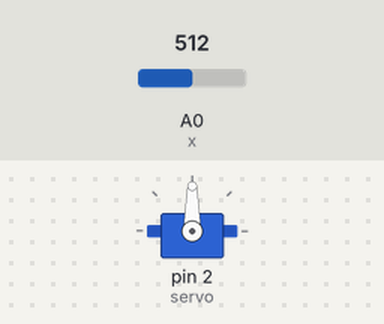
Simulated run of this sketch. Board: Arduino Uno, built with avr-gcc and run on an emulated ATmega328P. On the bench: servo. The test bench sets the inputs (shaded band); at power-on: A0 (x) = 512. What the sketch prints to the serial monitor is not drawn.

Above: at 1.2 s.
1.3 s: A0 (x) set to 716
At 2.5 s:
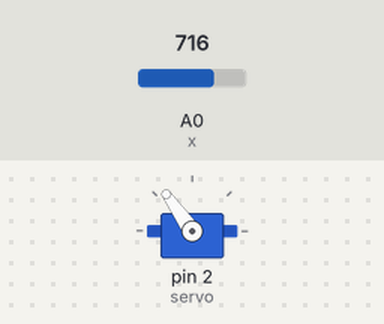
2.8 s: A0 (x) set to 900
At 3.8 s:
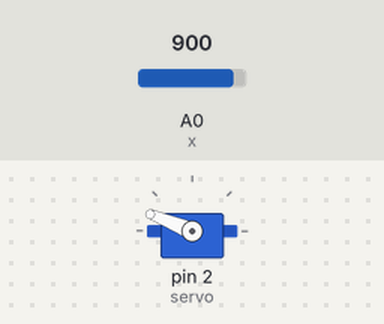
4.3 s: A0 (x) set to 1023
At 4.9 s:
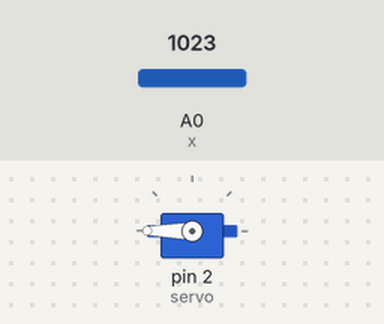
5.8 s: A0 (x) set to 306
At 6.1 s:
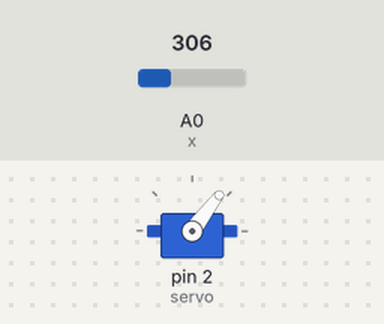
7.3 s: A0 (x) set to 122
At 8.3 s:
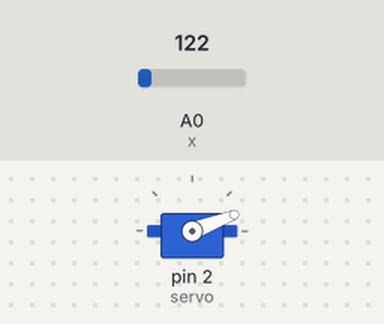
8.8 s: A0 (x) set to 0
At 9.4 s:
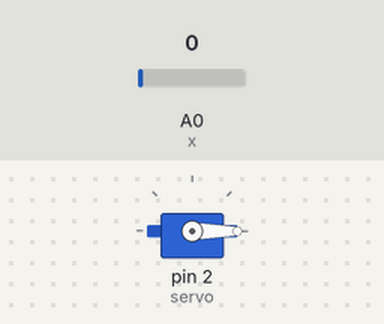
Timing chart, 0 to 11.3 s (numbered marks = the images above; inputs shaded):
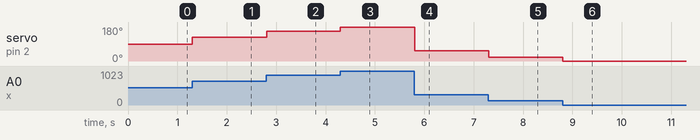

Measured:
- after the input at 1.3 s, servo on pin 2 (servo): 90° → 125° at once
- after the input at 2.8 s, servo on pin 2 (servo): 125° → 158° at once
- after the input at 4.3 s, servo on pin 2 (servo): 158° → 180° at once
- after the input at 5.8 s, servo on pin 2 (servo): 180° → 53° at once
- after the input at 7.3 s, servo on pin 2 (servo): 53° → 21° at once
- after the input at 8.8 s, servo on pin 2 (servo): 21° → 0° at once

The sketch:

Servo_Joystick.ino
```cpp
#include <Servo.h> //Include Servo library
int x=A0; // Joystick pin
//int y = A1;
int servo = 2; // Connect Servo here
int xval;
int axis;
Servo Cospis; // Create Servo Cospis
void setup() {
  // put your setup code here, to run once:
Cospis.attach(servo);
pinMode(x,INPUT);
//pinMode(y,INPUT);
Cospis.write(0);
Serial.begin(9600);
}

void loop() {
  // put your main code here, to run repeatedly:
xval = analogRead(x);
axis= map(xval, 0, 1023, 0, 180); //Map Joystick value to 180 degrees.
Cospis.write(axis); // Turn servo to the angle
Serial.println(axis);
}
```
